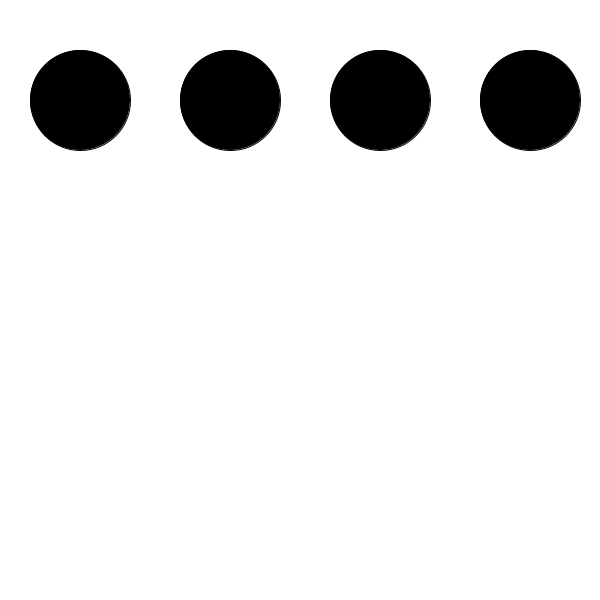
Frame 1 (no input)
Frame 60 (the mouse pressed at the canvas centre just before this capture): identical to frame 1, image omitted
Frame 120 (the mouse held since frame 60 and released just before this capture): identical to frame 1, image omitted

The Processing sketch that drew this single still picture (run headless with seeded random() and noise(); from frame 60 on, the mouse is pressed at the canvas centre):

// Processing sketch: Week_1_Q1
// ── Week_1_Q1.pde
float c1, c2, c3, c4;

void setup(){
size(600,600);
textSize(20);
textAlign(CENTER);
}

void draw(){
background(255);
c1=dist(80,100,mouseX,mouseY);
c2=dist(230,100,mouseX,mouseY);
c3=dist(380,100,mouseX,mouseY);
c4=dist(530,100,mouseX,mouseY);
fill(0);
ellipse(80,100,100,100);
ellipse(230,100,100,100);
ellipse(380,100,100,100);
ellipse(530,100,100,100);
if(mousePressed && c1<= 50){
  text("Hello", 300,400);
fill(255);
ellipse(80,100,100,100);
}
if(mousePressed && c2<= 50){
  text("Hi there", 300,400);
fill(255);
ellipse(230,100,100,100);
}
if(mousePressed && c3<= 50){
  text("How's it going", 300,400);
fill(255);
ellipse(380,100,100,100);
}
if(mousePressed && c4<= 50){
  text("Greetings", 300,400);
fill(255);
ellipse(530,100,100,100);
}
}
